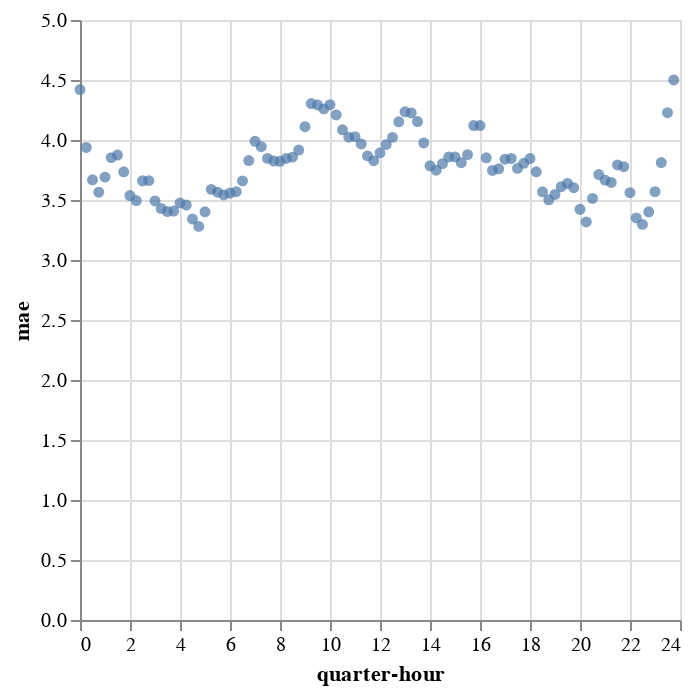

Write notebook code for a chart like this one.
### Code cell
plot_df = pd.DataFrame()
plot_df["quarter-hour"] = h_list
plot_df["mae"] = mae_list
alt.Chart(plot_df).mark_circle().encode(
    x="quarter-hour",
    y="mae"
)

### Figure 1 — Vega-Lite specification as saved in the notebook (floating-point values rounded to 4 significant figures)
{"config": {"view": {"continuousWidth": 300, "continuousHeight": 300}}, "data": {"name": "data-cf64aed11380cba0caf7920a78ff3b15"}, "mark": {"type": "circle"}, "encoding": {"x": {"field": "quarter-hour", "type": "quantitative"}, "y": {"field": "mae", "type": "quantitative"}}, "$schema": "https://vega.github.io/schema/vega-lite/v5.20.1.json", "datasets": {"data-cf64aed11380cba0caf7920a78ff3b15": [{"quarter-hour": 0.0, "mae": 4.42}, {"quarter-hour": 0.25, "mae": 3.938}, {"quarter-hour": 0.5, "mae": 3.669}, {"quarter-hour": 0.75, "mae": 3.565}, {"quarter-hour": 1.0, "mae": 3.69}, {"quarter-hour": 1.25, "mae": 3.853}, {"quarter-hour": 1.5, "mae": 3.874}, {"quarter-hour": 1.75, "mae": 3.735}, {"quarter-hour": 2.0, "mae": 3.537}, {"quarter-hour": 2.25, "mae": 3.495}, {"quarter-hour": 2.5, "mae": 3.66}, {"quarter-hour": 2.75, "mae": 3.661}, {"quarter-hour": 3.0, "mae": 3.492}, {"quarter-hour": 3.25, "mae": 3.429}, {"quarter-hour": 3.5, "mae": 3.403}, {"quarter-hour": 3.75, "mae": 3.408}, {"quarter-hour": 4.0, "mae": 3.475}, {"quarter-hour": 4.25, "mae": 3.458}, {"quarter-hour": 4.5, "mae": 3.341}, {"quarter-hour": 4.75, "mae": 3.28}, {"quarter-hour": 5.0, "mae": 3.402}, {"quarter-hour": 5.25, "mae": 3.589}, {"quarter-hour": 5.5, "mae": 3.565}, {"quarter-hour": 5.75, "mae": 3.542}, {"quarter-hour": 6.0, "mae": 3.558}, {"quarter-hour": 6.25, "mae": 3.569}, {"quarter-hour": 6.5, "mae": 3.659}, {"quarter-hour": 6.75, "mae": 3.828}, {"quarter-hour": 7.0, "mae": 3.989}, {"quarter-hour": 7.25, "mae": 3.944}, {"quarter-hour": 7.5, "mae": 3.847}, {"quarter-hour": 7.75, "mae": 3.824}, {"quarter-hour": 8.0, "mae": 3.822}, {"quarter-hour": 8.25, "mae": 3.846}, {"quarter-hour": 8.5, "mae": 3.857}, {"quarter-hour": 8.75, "mae": 3.916}, {"quarter-hour": 9.0, "mae": 4.111}, {"quarter-hour": 9.25, "mae": 4.304}, {"quarter-hour": 9.5, "mae": 4.293}, {"quarter-hour": 9.75, "mae": 4.26}, {"quarter-hour": 10.0, "mae": 4.294}, {"quarter-hour": 10.25, "mae": 4.209}, {"quarter-hour": 10.5, "mae": 4.085}, {"quarter-hour": 10.75, "mae": 4.023}, {"quarter-hour": 11.0, "mae": 4.028}, {"quarter-hour": 11.25, "mae": 3.967}, {"quarter-hour": 11.5, "mae": 3.868}, {"quarter-hour": 11.75, "mae": 3.827}, {"quarter-hour": 12.0, "mae": 3.893}, {"quarter-hour": 12.25, "mae": 3.963}, {"quarter-hour": 12.5, "mae": 4.022}, {"quarter-hour": 12.75, "mae": 4.152}, {"quarter-hour": 13.0, "mae": 4.235}, {"quarter-hour": 13.25, "mae": 4.226}, {"quarter-hour": 13.5, "mae": 4.154}, {"quarter-hour": 13.75, "mae": 3.976}, {"quarter-hour": 14.0, "mae": 3.785}, {"quarter-hour": 14.25, "mae": 3.749}, {"quarter-hour": 14.5, "mae": 3.803}, {"quarter-hour": 14.75, "mae": 3.859}, {"quarter-hour": 15.0, "mae": 3.859}, {"quarter-hour": 15.25, "mae": 3.811}, {"quarter-hour": 15.5, "mae": 3.878}, {"quarter-hour": 15.75, "mae": 4.12}, {"quarter-hour": 16.0, "mae": 4.12}, {"quarter-hour": 16.25, "mae": 3.852}, {"quarter-hour": 16.5, "mae": 3.746}, {"quarter-hour": 16.75, "mae": 3.76}, {"quarter-hour": 17.0, "mae": 3.84}, {"quarter-hour": 17.25, "mae": 3.846}, {"quarter-hour": 17.5, "mae": 3.763}, {"quarter-hour": 17.75, "mae": 3.806}, {"quarter-hour": 18.0, "mae": 3.845}, {"quarter-hour": 18.25, "mae": 3.735}, {"quarter-hour": 18.5, "mae": 3.569}, {"quarter-hour": 18.75, "mae": 3.502}, {"quarter-hour": 19.0, "mae": 3.546}, {"quarter-hour": 19.25, "mae": 3.611}, {"quarter-hour": 19.5, "mae": 3.638}, {"quarter-hour": 19.75, "mae": 3.602}, {"quarter-hour": 20.0, "mae": 3.423}, {"quarter-hour": 20.25, "mae": 3.317}, {"quarter-hour": 20.5, "mae": 3.513}, {"quarter-hour": 20.75, "mae": 3.712}, {"quarter-hour": 21.0, "mae": 3.666}, {"quarter-hour": 21.25, "mae": 3.646}, {"quarter-hour": 21.5, "mae": 3.792}, {"quarter-hour": 21.75, "mae": 3.778}, {"quarter-hour": 22.0, "mae": 3.561}, {"quarter-hour": 22.25, "mae": 3.351}, {"quarter-hour": 22.5, "mae": 3.297}, {"quarter-hour": 22.75, "mae": 3.402}, {"quarter-hour": 23.0, "mae": 3.569}, {"quarter-hour": 23.25, "mae": 3.812}, {"quarter-hour": 23.5, "mae": 4.228}, {"quarter-hour": 23.75, "mae": 4.5}]}}
